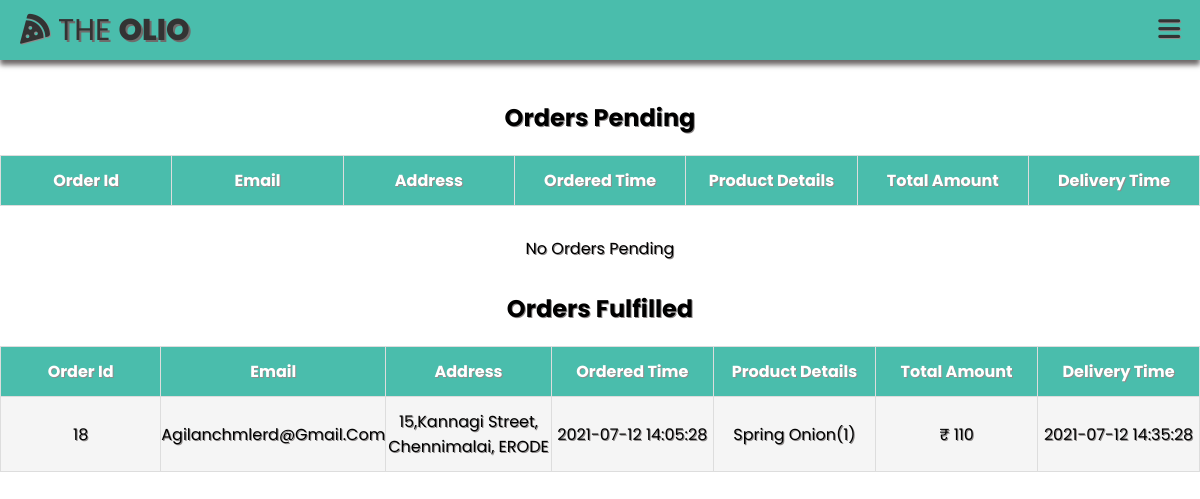
Page /HTML/admin_history.php (signed in) on the committed database.
### tables this page shows
CREATE TABLE `order_history` (
  `order_id` int(11) NOT NULL,
  `customer_name` varchar(255) NOT NULL,
  `email_id` varchar(255) NOT NULL,
  `contact` bigint(20) NOT NULL,
  `delivery_address` varchar(400) NOT NULL,
  `order_details` varchar(255) NOT NULL,
  `total_cost` varchar(255) NOT NULL,
  `ordered_time` varchar(255) NOT NULL,
  `delivery_time` varchar(255) NOT NULL
);

### HTML/admin_history.php (the view, shortened to what this page needs)
<?php
include 'config.php';
?>
<!DOCTYPE html>
<html lang="en">
<head>
    <link rel='stylesheet' href='../CSS/admin_history.css?v=<?php echo time();?>'>
</head>
<body>
<header class='header'>
        <div class='title'>
            <a class='logo' href='../index.php'><i class='fas fa-pizza-slice'></i> The <span class='logotitle'>Olio</span></a>
        </div>
            <label for='menu-bar'><i class='fas fa-bars'></i></label>
    </header>
<section>
<?php
  $current=date('Y-m-d H:i:s',strtotime('+ 3hours + 30 minutes'));
  $sql="SELECT * FROM order_history WHERE delivery_time>'{$current}' ORDER BY ordered_time DESC";
  $result=mysqli_query($conn,$sql);
  echo "<h1>Orders Pending</h1>
  <table class='table'>
        <tr>
        <th>Order Id</th>
        <th>Email</th>
        <th>Address</th>
        <th>ordered time</th>
        <th>Product Details</th>
        <th>Total amount</th>
        <th>Delivery time</th>
        </tr>";
    echo "</table>";
    if(mysqli_num_rows($result)==0)
    {
        echo "<div class='emptytable'><p>No orders pending</p></div>";
    }
    $current=date('Y-m-d H:i:s',strtotime('+ 3hours + 30 minutes'));
    $sql="SELECT * FROM order_history WHERE delivery_time<'{$current}' ORDER BY ordered_time DESC";
    $result=mysqli_query($conn,$sql);
    echo "<h1>Orders Fulfilled</h1>
    <table class='table'>
    <tr>
        <th>Order Id</th>
        <th>Email</th>
        <th>Address</th>
        <th>ordered time</th>
        <th>Product Details</th>
        <th>Total amount</th>
        <th>Delivery time</th>
    </tr>
    ";
    while($row=mysqli_fetch_array($result))
    {
        echo "
        <tr>
            <td data-label='Order Id'>$row[order_id]</td>
            <td data-label='Name'>$row[email_id]</td>
            <td data-label='Address'>$row[delivery_address]</td>
            <td data-label='ordered time'>$row[ordered_time]</td>
            <td data-label='Product Details'>$row[order_details]</td>
            <td data-label='Total amount'>₹ $row[total_cost]</td>
            <td data-label='Delivery time'>$row[delivery_time]</td>
        </tr>
    ";
    }
    echo "</table>";
  ?>
  </section>
</body>
</html>

### CSS/admin_history.css (style rules this page uses)
* { margin: 0; padding:0; box-sizing:border-box; text-transform: capitalize; text-decoration: none; text-shadow:1px 1px rgb(143, 139, 139); font-family: 'Poppins', sans-serif; }
body { min-height:100vh; }
.header { position:fixed; top:0; left:0; right:0; background:#4abdac; box-shadow: 0 5px 5px rgb(109, 104, 104); padding:0px 2%; display: flex; align-items: center; justify-content: space-between; z-index: 1000; height:60px; }
.header .logo { font-size:30px; color:#333 ; text-transform: uppercase; text-shadow: 2px 2px rgb(112, 107, 107); }
.header .logo .logotitle { font-weight:800; text-transform: uppercase; text-shadow: 2px 2px rgb(112, 107, 107); font-size:30px; }
.header label { font-size: 25px; color:#333; cursor: pointer; display:none; }
@media (max-width:1200px) { .header { padding:20px; } }
@media (max-width:1200px) { .header label { display: initial; } }
section { margin-top:100px; }
section h1 { text-align: center; }
.emptytable { padding:30px; text-align: center; }
table { width:100%; border-collapse:collapse; margin-top: 20px; }
.table td,.table th { padding:12px 0px; border:1px solid #ddd; text-align:center; width:14.29%; }
.table th { background-color: #4abdac; color:#fff; }
.table tbody tr:nth-child(even) { background-color: #f5f5f5; }

### rows in the picture
order_history: order_id "18", email "Agilanchmlerd@gmail.com", delivery_address "15,kannagi Street, Chennimalai, ERODE", ordered_time "2021-07-12 14:05:28", order_details "Spring Onion(1)", total_cost "110", delivery_time "2021-07-12 14:35:28"
